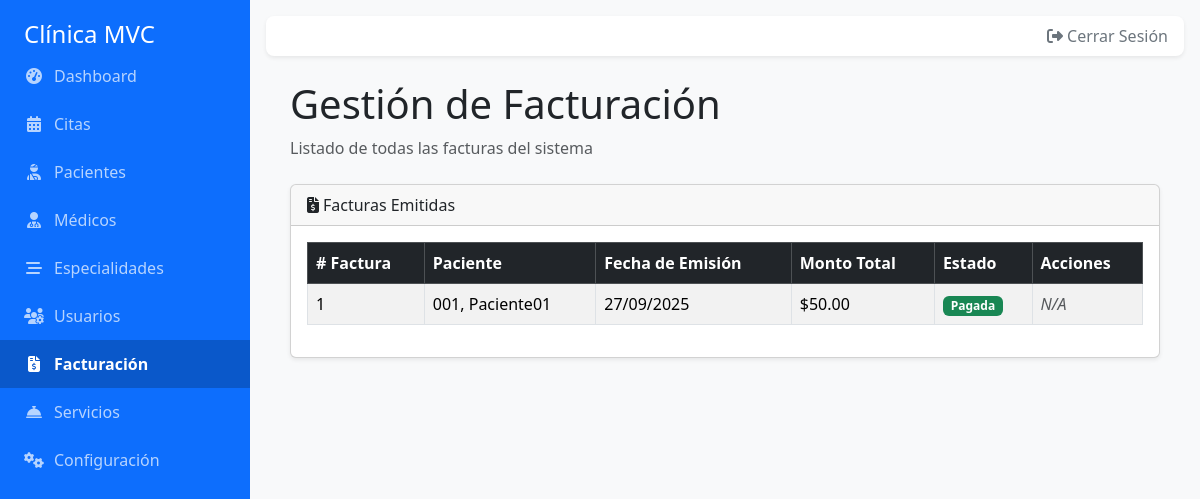
/index.php?controller=Admin&action=facturacion (signed in), run on the app's committed database.
### tables this page shows
CREATE TABLE `facturas` (
  `id_factura` int(11) NOT NULL,
  `id_cita` int(11) DEFAULT NULL,
  `id_paciente` int(11) NOT NULL,
  `monto_total` decimal(10,2) NOT NULL,
  `fecha_emision` date NOT NULL,
  `estado` enum('Pendiente','Pagada','Anulada') NOT NULL DEFAULT 'Pendiente'
);

CREATE TABLE `pacientes` (
  `id_paciente` int(11) NOT NULL,
  `id_usuario` int(11) DEFAULT NULL,
  `nombres` varchar(100) NOT NULL,
  `apellidos` varchar(100) NOT NULL,
  `documento_identidad` varchar(20) DEFAULT NULL,
  `fecha_nacimiento` date DEFAULT NULL,
  `telefono` varchar(20) DEFAULT NULL
);

CREATE TABLE `configuracion` (
  `clave` varchar(50) NOT NULL,
  `valor` varchar(255) NOT NULL
);

### app/controllers/AdminController.php (called while the page is built, shortened)
<?php
require_once __DIR__ . '/../models/Factura.php';
require_once __DIR__ . '/../models/Configuracion.php';
class AdminController {
    public function facturacion() {
        $db = (new Database())->getConnection();
        $factura_model = new Factura($db);
        $facturas = $factura_model->leerTodas();
        $config_model = new Configuracion($db);
        $config = $config_model->leerToda();
        $moneda_simbolo = $config['moneda_simbolo'] ?? '$';
        require_once __DIR__ . '/../views/admin/facturacion.php';
    }
}

### app/models/Factura.php (called while the page is built, shortened)
<?php
class Factura {
    private $conn;
    private $tabla = "facturas";
    public function __construct($db) {
        $this->conn = $db;
    }
    public function leerTodas() {
        $query = "SELECT f.id_factura, f.fecha_emision, f.monto_total, f.estado, p.nombres, p.apellidos
                  FROM " . $this->tabla . " f
                  LEFT JOIN pacientes p ON f.id_paciente = p.id_paciente
                  ORDER BY f.fecha_emision DESC";
        $stmt = $this->conn->prepare($query);
        $stmt->execute();
        return $stmt->fetchAll(PDO::FETCH_ASSOC);
    }
}

### app/models/Configuracion.php (called while the page is built, shortened)
<?php
class Configuracion {
    private $conn;
    private $tabla = "configuracion";
    public function __construct($db) {
        $this->conn = $db;
    }
    public function leerToda() {
        $config = [];
        $query = "SELECT clave, valor FROM " . $this->tabla;
        $stmt = $this->conn->prepare($query);
        $stmt->execute();
        while ($fila = $stmt->fetch(PDO::FETCH_ASSOC)) {
            $config[$fila['clave']] = $fila['valor'];
        }
        return $config;
    }
}

### app/views/admin/facturacion.php (the view, shortened to what this page needs)
<?php
require_once __DIR__ . '/../layout/header.php';
?>
<div class="container-fluid px-4">
    <h1 class="mt-4">Gestión de Facturación</h1>
    <ol class="breadcrumb mb-4">
        <li class="breadcrumb-item active">Listado de todas las facturas del sistema</li>
    </ol>
    <div class="card mb-4 shadow-sm">
        <div class="card-header"><i class="fas fa-file-invoice-dollar me-1"></i>Facturas Emitidas</div>
        <div class="card-body">
            <table class="table table-striped table-hover table-bordered">
                <thead class="table-dark">
                    <tr>
                        <th># Factura</th>
                        <th>Paciente</th>
                        <th>Fecha de Emisión</th>
                        <th>Monto Total</th>
                        <th>Estado</th>
                        <th>Acciones</th>
                    </tr>
                </thead>
                <tbody>
                    <?php if (!empty($facturas)): ?>
                        <?php foreach ($facturas as $factura): ?>
                        <tr>
                            <td><?php echo $factura['id_factura']; ?></td>
                            <td><?php echo htmlspecialchars(($factura['apellidos'] ?? '') . ', ' . ($factura['nombres'] ?? '')); ?></td>
                            <td><?php echo date('d/m/Y', strtotime($factura['fecha_emision'])); ?></td>
                            <td><?php echo htmlspecialchars($moneda_simbolo ?? '$'); ?><?php echo number_format($factura['monto_total'], 2); ?></td>
                            <td>
                                <?php
                                    $badge_class = 'bg-secondary';
                                    if ($factura['estado'] == 'Pagada') $badge_class = 'bg-success';
                                ?>
                                <span class="badge <?php echo $badge_class; ?>"><?php echo $factura['estado']; ?></span>
                            </td>
                            <td>
                                <?php if ($factura['estado'] == 'Pendiente'): ?>
                                    <a href="index.php?controller=Admin&action=cambiarEstadoFactura&id=<?php echo $factura['id_factura']; ?>&estado=Pagada" class="btn btn-success btn-sm" title="Marcar como Pagada">
                                        <i class="fas fa-check"></i>
                                    </a>
                                    <a href="index.php?controller=Admin&action=cambiarEstadoFactura&id=<?php echo $factura['id_factura']; ?>&estado=Anulada" class="btn btn-danger btn-sm" title="Anular Factura">
                                        <i class="fas fa-times"></i>
                                    </a>
                                <?php else: ?>
                                    <span class="text-muted fst-italic">N/A</span>
                                <?php endif; ?>
                            </td>
                        </tr>
                        <?php endforeach; ?>
                    <?php else: ?>
                        <tr>
                            <td colspan="6" class="text-center">No hay facturas registradas en el sistema.</td>
                        </tr>
                    <?php endif; ?>
                </tbody>
            </table>
        </div>
    </div>
</div>
<?php require_once __DIR__ . '/../layout/footer.php'; ?>

### public/css/style.css (style rules this page uses)
body { display: flex; background-color: #f8f9fa; }

### data on the page
facturas: id_factura "1", id_paciente.nombres "001, Paciente01", fecha_emision "27/09/2025", monto_total "50.00", estado "Pagada", shows "N/A"
configuracion: clave "$"

### other printed values
$item['label'] "Dashboard"
$item['label'] "Citas"
$item['label'] "Pacientes"
$item['label'] "Médicos"
$item['label'] "Especialidades"
$item['label'] "Usuarios"
$item['label'] "Facturación"
$item['label'] "Servicios"
$item['label'] "Configuración"
